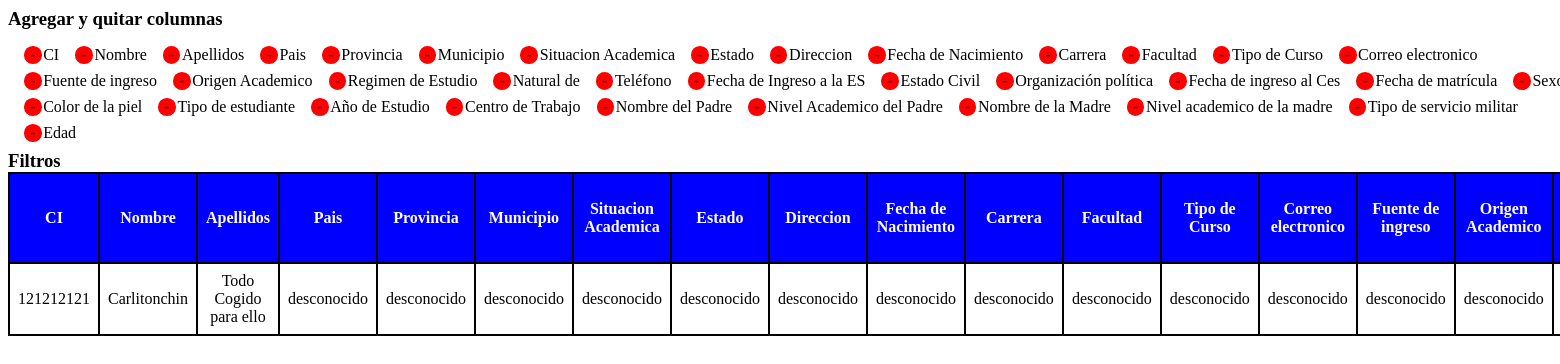
The app's page /, older data.
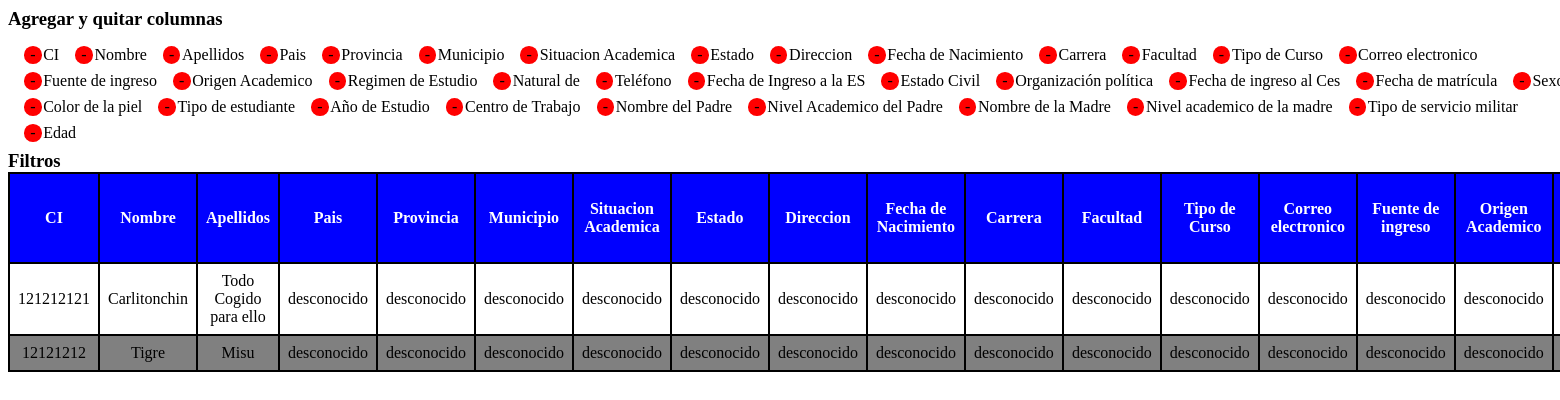
The same page, newer data.
### studentsInfo/models.py (models this page shows, shortened)
class Student(models.Model):
    ci = models.CharField(max_length = 50,  help_text = "CI")
    nombre = models.CharField(max_length = 200, help_text = "Nombre")
    apellidos = models.CharField(max_length = 200, help_text = "Apellidos")
    pais = models.CharField(max_length = 200, help_text = "País", null = True, blank = True)
    provincia = models.CharField(max_length = 200, null = True, help_text = "Provincia", blank = True)
    municipio = models.CharField(max_length = 200, null = True, help_text = "Municipio", blank = True)
    situacion_academica = models.CharField(max_length = 200, null = True, help_text = "Situación Académica", blank = True)
    estado = models.CharField(max_length = 200, null = True, help_text = "Estado", blank = True)
    direccion = models.CharField(max_length = 1000, null = True, help_text = "Dirección", blank = True)
    fecha_nacimiento = models.DateField("Fecha de Nacimiento", null = True, blank = True)
    carrera = models.CharField(max_length = 500, help_text = "Carrera", null = True, blank = True)
    facultad = models.CharField(max_length = 200, help_text = "Facultad", null = True, blank = True)
    tipo_curso = models.CharField(max_length = 200, help_text = "Tipo de curso", null = True, blank = True)
    correo = models.CharField(max_length = 200, help_text = "Correo electrónico", null = True, blank = True)
    fuente_ingreso = models.CharField(max_length = 200, help_text = "Fuente de Ingreso", null = True, blank = True)
    origen_academico = models.CharField(max_length = 200, help_text = "Origen Académico", null = True, blank = True)
    regimen_estudio = models.CharField(max_length = 200, help_text = "Regimen de Estudio", null = True, blank = True)
    natural_de = models.CharField(max_length = 200, help_text = "Natural de", null = True, blank = True)
    telefono = models.CharField(max_length = 200, help_text = "Teléfono", null = True, blank = True)
    fecha_ingreso = models.DateField("Fecha de Ingreso a la ES", null = True, blank = True)
    estado_civil = models.CharField(max_length = 200, help_text = "Estado Civil", null = True, blank = True)
    organizacion_politica = models.CharField(max_length = 200, help_text = "Organización política", null = True, blank = True)
    fecha_ingreso_ces = models.DateField("Fecha de ingreso al Ces", null = True, blank = True)
    fecha_matricula = models.DateField("Fecha de matrícula", null = True, blank = True)
    sexo = models.CharField(max_length = 200, help_text = "Sexo", null = True, blank = True)
    color_piel = models.CharField(max_length = 200, help_text = "Color de la piel", null = True, blank = True)
    tipo_estudiante = models.CharField(max_length = 200, help_text = "Tipo de estudiante", null = True, blank = True)
    anho_estudio = models.IntegerField(help_text = "Año de Estudio", null = True, blank = True)
    centro_trabajo = models.CharField(max_length = 200, help_text = "Centro de Trabajo", null = True, blank = True)
    nombre_padre = models.CharField(max_length = 500, help_text = "Nombre del Padre", null = True, blank = True)
    nivel_academico_padre = models.CharField(max_length = 200, help_text = "Nivel Academico del Padre", null = True, blank = True)
    nombre_madre = models.CharField(max_length = 500, help_text = "Nombre de la Madre", null = True, blank = True)
    nivel_academico_madre = models.CharField(max_length = 200, help_text = "Nivel academico de la madre", null = True, blank = True)
    tipo_servicio_militar = models.CharField(max_length = 200, help_text = "Tipo de servicio militar", null = True, blank = True)
    edad = models.IntegerField("Edad", null = True, blank = True)

### studentsInfo/views.py (the view)
# urls.py: path('', views.index, name = 'index')
def index(request):
    students = Student.objects.all()
    return render(request, 'studentsInfo/index.html', {'students':students})

### studentsInfo/templates/studentsInfo/index.html (shortened to what this page needs)
{% load static %}
<link rel="stylesheet" type="text/css" href="{% static 'studentsInfo/index.css' %}"/>
<h3>Agregar y quitar columnas</h3>
<div id="addRemoveColumnsContainer">
    <div id="removeColumnsContainer">
</div>
<h3>Filtros</h3>
<table id="tableStudents">
    <tr class = "tr">
        <th class="th">CI</th>
        <th class="th">Nombre</th>
        <th class="th">Apellidos</th>
        <th class="th">Pais</th>
        <th class="th">Provincia</th>
        <th class="th">Municipio</th>
        <th class="th">Situacion Academica</th>
        <th class="th">Estado</th>
        <th class="th">Direccion</th>
        <th class="th">Fecha de Nacimiento</th>
        <th class="th">Carrera</th>
        <th class="th">Facultad</th>
        <th class="th">Tipo de Curso</th>
        <th class="th">Correo electronico</th>
        <th class="th">Fuente de ingreso</th>
        <th class="th">Origen Academico</th>
        <th class="th">Regimen de Estudio</th>
        <th class="th">Natural de</th>
        <th class="th">Teléfono</th>
        <th class="th">Fecha de Ingreso a la ES</th>
        <th class="th">Estado Civil</th>
        <th class="th">Organización política</th>
        <th class="th">Fecha de ingreso al Ces</th>
        <th class="th">Fecha de matrícula</th>
        <th class="th">Sexo</th>
        <th class="th">Color de la piel</th>
        <th class="th">Tipo de estudiante</th>
        <th class="th">Año de Estudio</th>
        <th class="th">Centro de Trabajo</th>
        <th class="th">Nombre del Padre</th>
        <th class="th">Nivel Academico del Padre</th>
        <th class="th">Nombre de la Madre</th>
        <th class="th">Nivel academico de la madre</th>
        <th class="th">Tipo de servicio militar</th>
        <th class="th">Edad</th>
    </tr>
{% for s in students %}
<tr class="tr">
    <td class="td">{{s.ci}}</td>
    <td class="td">{{s.nombre}}</td>
    <td class="td">{{s.apellidos}}</td>
    <td class="td">{% firstof s.pais 'desconocido' %}</td>
    <td class="td">{% firstof s.provincia 'desconocido' %}</td>
    <td class="td">{% firstof s.municipio 'desconocido' %}</td>
    <td class="td">{% firstof s.situacion_academica 'desconocido' %}</td>
    <td class="td">{% firstof s.estado 'desconocido' %}</td>
    <td class="td">{% firstof s.direccion 'desconocido' %}</td>
    <td class="td">{% firstof s.fecha_nacimiento 'desconocido' %}</td>
    <td class="td">{% firstof s.carrera 'desconocido' %}</td>
    <td class="td">{% firstof s.facultad 'desconocido' %}</td>
    <td class="td">{% firstof s.tipo_curso 'desconocido' %}</td>
    <td class="td">{% firstof s.correo 'desconocido' %}</td>
    <td class="td">{% firstof s.fuente_ingreso 'desconocido' %}</td>
    <td class="td">{% firstof s.origen_academico 'desconocido' %}</td>
    <td class="td">{% firstof s.regimen_estudio 'desconocido' %}</td>
</tr>
{% endfor %}
</table>

### studentsInfo/static/studentsInfo/index.css (style rules this page uses)
#tableStudents { background: black; }
h3 { margin: 0; }
.tr { background: white; }
.tr:nth-child(2n + 1) { background: gray }
.th { margin: 0; padding: 0.5rem; text-align: center; background: blue; color: white; }
.td { margin: 0; padding: 0.5rem; text-align: center; width: 200rem }
#addColumnsContainer, #removeColumnsContainer, .itemAdd, .itemRemove { display: flex; align-items: center; }
#removeColumnsContainer, #addColumnsContainer { width: 100vw; flex-wrap: wrap; }
#removeColumnsContainer { margin-top: 1rem; }

Row changes from the older to the newer data that the page shows:
added Student: ci "12121212", nombre "Tigre", apellidos "Misu", pais "desconocido", provincia "desconocido", municipio "desconocido", situacion_academica "desconocido", estado "desconocido", direccion "desconocido", fecha_nacimiento "desconocido", carrera "desconocido", facultad "desconocido", tipo_curso "desconocido", correo "desconocido", fuente_ingreso "desconocido", origen_academico "desconocido"
